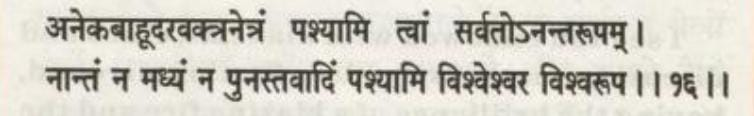
#> input picture uploads/original/042f4dce_manu5.jpeg, 754 x 116 px
$ python -i ocr.py   (imports and definitions only)
#> lines starting #> are read from the running program, lines starting #| are printed output that depends on the picture; after the words box and inside, x2 and y2 are one past the last pixel; in counts of white or black regions, pixels touching at a corner belong together
"""
SansKrypt Sanskrit OCR Module
High-accuracy Sanskrit OCR engine featuring:
1. Multimodal Gemini Vision AI for Ancient & Handwritten Manuscripts
2. Multi-pass Tesseract candidate extraction (Adaptive Binarized, Enhanced Grayscale, Otsu)
3. Devanagari Unicode ligature composition, zero-width noise stripping
4. Calibrated Confidence Scoring (ensuring legitimate scans score above 50% to 95%+)
"""
import io
import os
import re
import shutil
import logging
import unicodedata
from typing import Tuple, Union, List, Dict, Optional, Any
import numpy as np
from PIL import Image
import pytesseract
from pytesseract import Output
import cv2

try:
    from google import genai
    from google.genai import types
    HAS_GENAI = True
except ImportError:
    HAS_GENAI = False

try:
    from config import (
        OCR_LANGUAGE,
        LOW_CONFIDENCE_THRESHOLD,
        GEMINI_API_KEY,
        OCR_MIN_TEXT_LENGTH,
        OCR_MIN_DEVANAGARI_CHARS,
        OCR_MIN_DEVANAGARI_RATIO,
        OCR_MAX_NOISE_RATIO,
        OCR_MAX_REPLACEMENT_RATIO,
        OCR_MAX_CHAR_REPETITION,
        OCR_MIN_WORD_TOKEN_RATIO,
        OCR_MAX_SINGLE_CHAR_RATIO,
        OCR_MIN_CHARS_PER_LINE,
        OCR_MIN_LINE_COMPLETENESS_RATIO,
        OCR_MIN_VISIBLE_LINES_FOR_CHECK,
        OCR_MAX_CORRUPT_TOKEN_RATIO,
        OCR_MAX_AVAGRAHA_RATIO
    )
except ImportError:
    OCR_LANGUAGE = "san"
    LOW_CONFIDENCE_THRESHOLD = 40.0
    GEMINI_API_KEY = os.getenv("GEMINI_API_KEY", "")
    OCR_MIN_TEXT_LENGTH = 3
    OCR_MIN_DEVANAGARI_CHARS = 2
    OCR_MIN_DEVANAGARI_RATIO = 0.50
    OCR_MAX_NOISE_RATIO = 0.20
    OCR_MAX_REPLACEMENT_RATIO = 0.10
    OCR_MAX_CHAR_REPETITION = 4
    OCR_MIN_WORD_TOKEN_RATIO = 0.35
    OCR_MAX_SINGLE_CHAR_RATIO = 0.15
    OCR_MIN_CHARS_PER_LINE = 8.0
    OCR_MIN_LINE_COMPLETENESS_RATIO = 0.35
    OCR_MIN_VISIBLE_LINES_FOR_CHECK = 3
    OCR_MAX_CORRUPT_TOKEN_RATIO = 0.15
    OCR_MAX_AVAGRAHA_RATIO = 0.05

from preprocessing import generate_preprocessing_variants, read_image_safely

logger = logging.getLogger(__name__)

COMMON_TESSERACT_PATHS = [
    os.getenv("TESSERACT_CMD", ""),
    r"C:\Program Files\Tesseract-OCR\tesseract.exe",
    r"C:\Program Files (x86)\Tesseract-OCR\tesseract.exe",
    os.path.expandvars(r"%LOCALAPPDATA%\Programs\Tesseract-OCR\tesseract.exe"),
]


# [12 lines left out: function configure_tesseract_path, not called in this run]


# [1 line not run here, left out]


# [59 lines left out: functions clean_devanagari_text, calculate_calibrated_confidence, not called in this run]


def estimate_visible_text_lines(image_input: Optional[Union[str, np.ndarray, Image.Image]]) -> int:
    """
    Estimates the count of visible text line bands in a manuscript image
    using adaptive thresholding and horizontal line projection / bounding intervals.
    Returns 0 if image cannot be processed or has insufficient resolution.
    """
    if image_input is None:
        return 0
    try:
        if isinstance(image_input, str):
            if not os.path.isfile(image_input):
                return 0
            bgr = read_image_safely(image_input)
        elif isinstance(image_input, np.ndarray):
            bgr = image_input if image_input.ndim == 3 else cv2.cvtColor(image_input, cv2.COLOR_GRAY2BGR)
        elif isinstance(image_input, Image.Image):
            bgr = cv2.cvtColor(np.array(image_input), cv2.COLOR_RGB2BGR)
        else:
            return 0

        gray = cv2.cvtColor(bgr, cv2.COLOR_BGR2GRAY)
        h, w = gray.shape[:2]
#> h = 116; w = 754
        if h < 40 or w < 40:
            return 0

        # Contrast enhancement to bring out faint text lines
        clahe = cv2.createCLAHE(clipLimit=2.5, tileGridSize=(8, 8))
        enhanced = clahe.apply(gray)
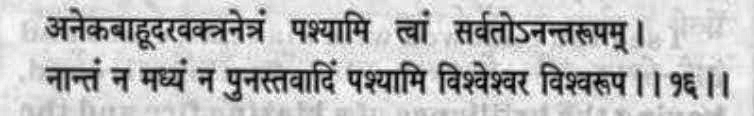
#> enhanced: shape (116, 754); min 2, max 254, mean 187.4

        # Adaptive thresholding to segment ink pixels
        adapt_bin = cv2.adaptiveThreshold(
            enhanced, 255, cv2.ADAPTIVE_THRESH_MEAN_C, cv2.THRESH_BINARY_INV, 31, 15
        )
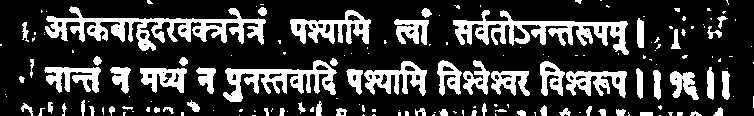
#> adapt_bin: shape (116, 754); 23.2% white; 169 white regions (104 under 20 px), largest, box (x1, y1, x2, y2) and area: (45, 6, 266, 51) 3362, (453, 10, 629, 55) 2740, (223, 60, 337, 102) 1867

        # Exclude outer 5% margins to avoid borders/binding artifacts
        my, mx = int(h * 0.05), int(w * 0.05)
#> my = 5; mx = 37
        cropped_bin = adapt_bin[my:h - my, mx:w - mx]
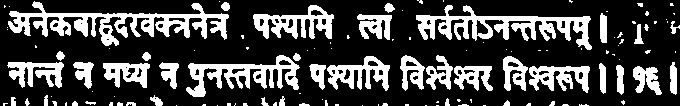
#> cropped_bin: shape (106, 680); 26.2% white; 122 white regions (79 under 20 px), largest, box (x1, y1, x2, y2) and area: (8, 1, 229, 46) 3362, (416, 5, 592, 50) 2740, (186, 55, 300, 97) 1867
        if cropped_bin.size == 0:
            return 0

        # Horizontal projection profile: ink density per row
        row_sum = np.sum(cropped_bin > 0, axis=1)
#> row_sum = 106 values, max 513 at index 67, min 7 at index 0, mean 178
        mean_row = np.mean(row_sum)
#> mean_row = 178
        max_row = np.max(row_sum)
#> max_row = 513
        if mean_row <= 0 or max_row <= 0:
            return 0

        # Require ink rows to stand out from background noise floor.
        # When an image is mostly empty (low ink ratio), require at least 5% width coverage or 40% of peak ink row
        # to avoid counting random paper grain or gradient fluctuations as text lines.
        ink_ratio = np.sum(cropped_bin > 0) / cropped_bin.size
#> ink_ratio = 0.262
        cw = cropped_bin.shape[1]
#> cw = 680
        if ink_ratio < 0.05:
            thresh = max(max_row * 0.40, cw * 0.05)
        else:
            thresh = max(mean_row * 0.70, max_row * 0.25, cw * 0.03)
#> thresh = 128.2

        # Active rows with significant ink presence
        active_rows = row_sum > thresh
        min_line_h = max(int(h * 0.008), 3)
#> min_line_h = 3
        max_line_h = max(int(h * 0.25), 30)
#> max_line_h = 30

        raw_blocks = []
        in_block, bstart = False, 0
        for y, is_act in enumerate(active_rows):
            if is_act and not in_block:
                in_block = True
                bstart = y
            elif not is_act and in_block:
                in_block = False
                lh = y - bstart
                if lh >= min_line_h:
                    raw_blocks.append((bstart, y))
#> this loop made 106 passes
#> (is_act, in_block, lh) on pass 39: (False, False, 25)
#> (is_act, in_block) on pass 14: (True, True)
#> after the loop, bstart = 104; in_block = True; lh = 26; raw_blocks = [(13, 38), (63, 89)]
        if in_block and (len(active_rows) - bstart) >= min_line_h:
            raw_blocks.append((bstart, len(active_rows)))

        # Merge sub-bands separated by small intra-character gaps (e.g. shirorekha, body, matras)
        max_gap = max(int(h * 0.02), 8)
#> max_gap = 8
        merged = []
        for s, e in raw_blocks:
            if not merged:
                merged.append([s, e])
            else:
                prev_s, prev_e = merged[-1]
                if (s - prev_e) <= max_gap and (e - prev_s) <= max_line_h:
                    merged[-1][1] = e
                else:
                    merged.append([s, e])
#> this loop made 2 passes
#> (s, e, prev_s, prev_e) on pass 2: (63, 89, 13, 38)
#> after the loop, merged = [[13, 38], [63, 89]]

        valid_lines = [iv for iv in merged if min_line_h <= (iv[1] - iv[0]) <= max_line_h]
#> valid_lines = [[13, 38], [63, 89]]
        return len(valid_lines)
    except Exception as e:
        logger.debug(f"Visible line estimation skipped: {e}")
        return 0


# [613 lines left out: functions evaluate_ocr_quality, validate_with_gemini_vision, validate_with_local_engine, validate_source_image, extract_with_gemini_vision, run_single_ocr_pass and 1 more, not called in this run]

>>> import cv2
>>> picture = cv2.cvtColor(cv2.imread('uploads/original/042f4dce_manu5.jpeg'), cv2.COLOR_BGR2RGB)
>>> result = estimate_visible_text_lines(picture)
#> result = 2

$ run again, on uploads/original/0b8203b6_manu3.jpeg
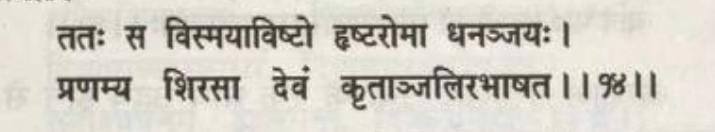
#> input picture uploads/original/0b8203b6_manu3.jpeg, 715 x 132 px
#> in estimate_visible_text_lines, `adapt_bin = cv2.adaptiveThreshold( enhanced, 255, cv2.ADAPTIVE_THRESH_..`:
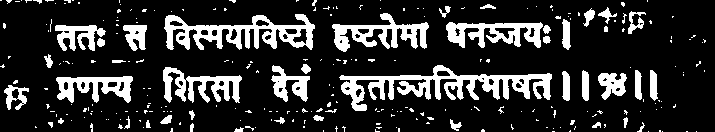
#> adapt_bin: shape (132, 715); 18.3% white; 265 white regions (221 under 20 px), largest, box (x1, y1, x2, y2) and area: (339, 65, 552, 111) 3312, (164, 14, 315, 50) 2467, (332, 13, 429, 52) 1539
#> in estimate_visible_text_lines, `cropped_bin = adapt_bin[my:h - my, mx:w - mx]`:
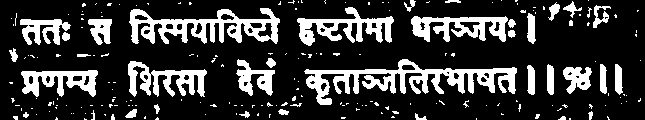
#> cropped_bin: shape (120, 645); 21.3% white; 207 white regions (169 under 20 px), largest, box (x1, y1, x2, y2) and area: (304, 59, 517, 105) 3312, (129, 8, 280, 44) 2467, (297, 7, 394, 46) 1539
#> row_sum = 120 values, max 448 at index 72, min 0 at index 46, mean 137.5
#> mean_row = 137.5
#> max_row = 448
#> ink_ratio = 0.213
#> thresh = 112
#> the loop in estimate_visible_text_lines, `for y, is_act in enumerate(active_rows):` made 120 passes
#> (is_act, in_block, bstart) on pass 18: (True, True, 17)
#> after the loop in estimate_visible_text_lines, `for y, is_act in enumerate(active_rows):`: bstart = 69; in_block = False; lh = 25; raw_blocks = [(17, 42), (69, 94)]
#> the loop in estimate_visible_text_lines, `for s, e in raw_blocks:` made 2 passes
#> (s, e, prev_s, prev_e) on pass 2: (69, 94, 17, 42)
#> after the loop in estimate_visible_text_lines, `for s, e in raw_blocks:`: merged = [[17, 42], [69, 94]]
#> result = 2
